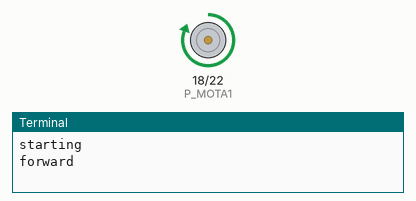
Simulated run of this program. Board: Raspberry Pi (header pin numbers). Parts: motor-driver pin pairs drawn as motors (green arrow = first pin HIGH = forward, orange = second pin HIGH = backward, longer = more drive), the last lines printed to the terminal.

Above: at 1.0 s.
At 3.0 s:
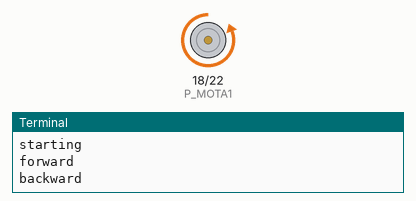
At 5.0 s:
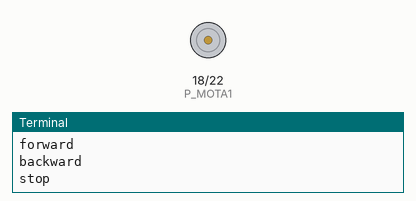
Timing chart, 0 to 7.8 s (numbered marks = the images above):
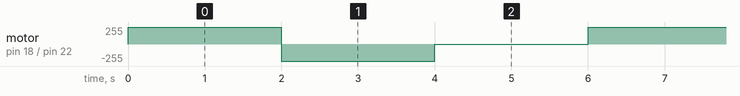

Measured:
- by itself, motor on pin 18 (P_MOTA1) / pin 22 (P_MOTA2): repeats every 6.0 s: backward 255/255 2.0 s, stopped 2.0 s, forward 255/255 2.0 s

The program:

cwccw.py
```python
import RPi.GPIO as GPIO
import time

P_MOTA1 = 18
P_MOTA2 = 22

def forward():
    GPIO.output(P_MOTA1, GPIO.HIGH)
    GPIO.output(P_MOTA2, GPIO.LOW)

def backward():
    GPIO.output(P_MOTA1, GPIO.LOW)
    GPIO.output(P_MOTA2, GPIO.HIGH)

def stop():
    GPIO.output(P_MOTA1, GPIO.LOW)
    GPIO.output(P_MOTA2, GPIO.LOW)

def setup():
    GPIO.setmode(GPIO.BOARD)
    GPIO.setup(P_MOTA1, GPIO.OUT)
    GPIO.setup(P_MOTA2, GPIO.OUT)

print "starting"
setup()
while True:
    print "forward"
    forward()
    time.sleep(2)
    print "backward"
    backward()
    time.sleep(2)
    print "stop"
    stop()
    time.sleep(2)
```
